Frame 1 (no input): blank canvas, image omitted
Frame 60 (the mouse pressed at the canvas centre just before this capture): blank canvas, image omitted
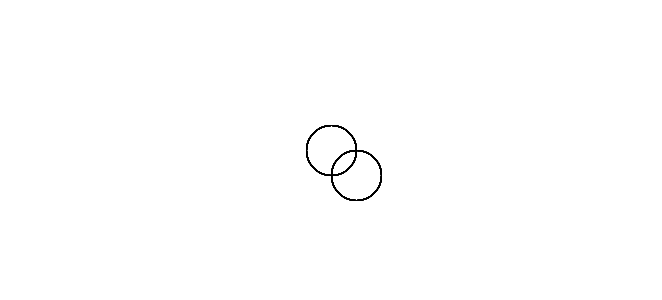
Frame 120 (the mouse held since frame 60 and released just before this capture)

The Processing sketch whose frames 1 and 60 were blank and that drew this single picture after the mouse press (run headless with seeded random() and noise(); from frame 60 on, the mouse is pressed at the canvas centre):

// Processing sketch: funciton_practice
// ── funciton_practice.pde
void setup() {
  size(662,300);
  background(255);
}


/*
void img(float x, float y) {
 noFill();
 ellipse(x,y,50,50); 
 ellipse(x+25,y+25,50,50); 
}

*/

void img() {
 noFill();
 ellipse(mouseX,mouseY,50,50); 
 ellipse(mouseX+25,mouseY+25,50,50); 
}

void draw() {
  if (mousePressed == true) {
    img();
  }
}

/*

void draw() {
  background(255);
  
  for (int x = -50; x < width; x = x + 100) {
  for (int y = -50; y < height; y = y + 100) {
    img(x, y);
  }
}

for (int a = 0; a < width; a = a + 100) {
  for (int b = 0; b < height; b = b + 100) {
    img(a, b);
  }
}
  
}

*/
